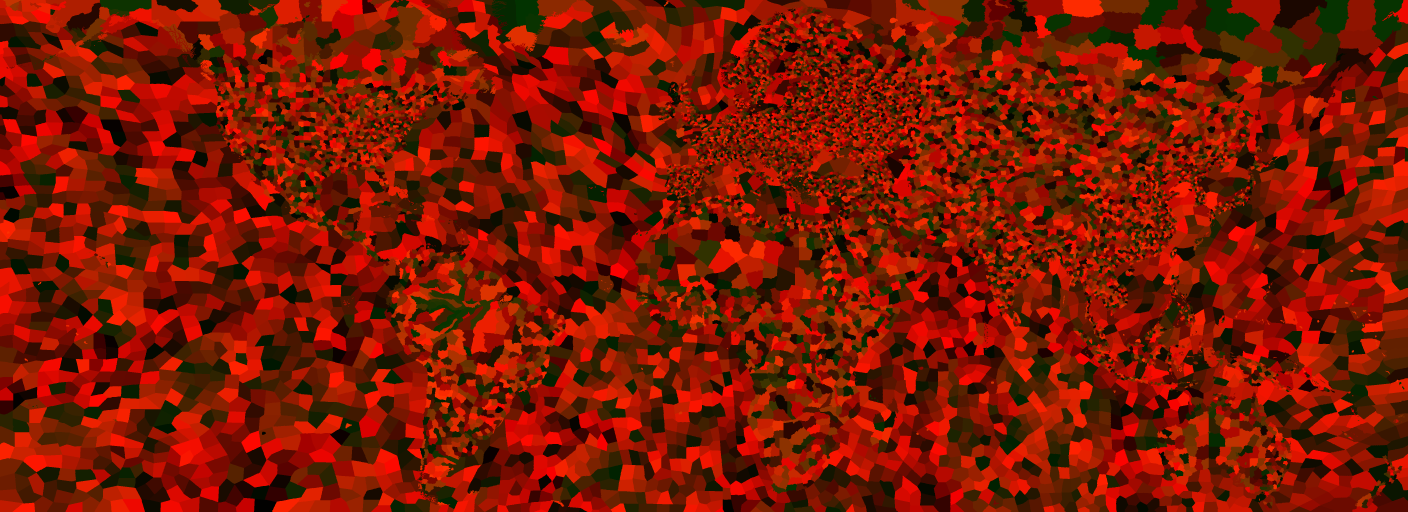
#> input picture province_id.png, 5632 x 2048 px (shown at 1/4 size); its folder holds 3 pictures in this run
$ python import_capitals.py
#> lines starting #> are read from the running program, lines starting #| are printed output that depends on the picture
import os
import re
import json
from collections import defaultdict

HOI4_DIR = r"D:\Games\Hearts of Iron IV (2016)\Hearts of Iron IV"
SCENARIO_DATE = (1700, 1, 1)

def parse_date(date_str):
    try:
        parts = date_str.split('.')
        return (int(parts[0]), int(parts[1]), int(parts[2]))
    except:
        return (9999, 99, 99)

def read_script_file(filepath):
    # Simplistic parser for HOI4 script files
    try:
        with open(filepath, 'r', encoding='utf-8-sig') as f:
            content = f.read()
    except:
        try:
            with open(filepath, 'r', encoding='windows-1252') as f:
                content = f.read()
        except:
            return ""

    # Remove comments
    content = re.sub(r'#.*', '', content)
    return content

def get_capitals_from_countries():
    countries_dir = os.path.join(HOI4_DIR, "history", "countries")
    capitals = {} # tag -> state_id
    if not os.path.exists(countries_dir):
        print("HOI4 countries dir not found!")
        return capitals

    for filename in os.listdir(countries_dir):
        if not filename.endswith(".txt"): continue
        tag = filename[:3]
        content = read_script_file(os.path.join(countries_dir, filename))

        # Base capital
        match = re.search(r'\bcapital\s*=\s*(\d+)', content)
        capital = int(match.group(1)) if match else None

        # Check dated blocks
        date_blocks = re.finditer(r'(\d{4}\.\d{1,2}\.\d{1,2})\s*=\s*\{([^}]+)\}', content)
        for db in date_blocks:
            d_str = db.group(1)
            d_val = parse_date(d_str)
            if d_val <= SCENARIO_DATE:
                inner = db.group(2)
                cmatch = re.search(r'\bcapital\s*=\s*(\d+)', inner)
                if cmatch:
                    capital = int(cmatch.group(1))

        if capital is not None:
            capitals[tag] = capital

    return capitals

def get_vp_from_states():
    states_dir = os.path.join(HOI4_DIR, "history", "states")
    vp_map = {} # state_id -> prov_id (largest vp)

    if not os.path.exists(states_dir):
        print("HOI4 states dir not found!")
        return vp_map

    for filename in os.listdir(states_dir):
        if not filename.endswith(".txt"): continue
        content = read_script_file(os.path.join(states_dir, filename))

        state_match = re.search(r'\bid\s*=\s*(\d+)', content)
        if not state_match: continue
        state_id = int(state_match.group(1))

        vps = []
        vp_blocks = re.finditer(r'\bvictory_points\s*=\s*\{\s*(\d+)\s+(\d+)', content)
        for vp in vp_blocks:
            prov = int(vp.group(1))
            score = int(vp.group(2))
            vps.append((score, prov))

        if vps:
            vps.sort(reverse=True)
            vp_map[state_id] = vps[0][1] # Highest VP

    return vp_map

def load_loc():
    loc = {}
    loc_dirs = [
        os.path.join(HOI4_DIR, "localisation", "english"),
        os.path.join(HOI4_DIR, "localisation", "russian") # Russian overwrites english if exists
    ]
    for ldir in loc_dirs:
        if not os.path.exists(ldir): continue
        for fname in os.listdir(ldir):
            if "victory_points" in fname.lower() and fname.endswith(".yml"):
                try:
                    with open(os.path.join(ldir, fname), 'r', encoding='utf-8-sig') as f:
                        for line in f:
                            match = re.match(r'^\s*VICTORY_POINTS_(\d+):\d*\s*\"(.*?)\"', line)
                            if match:
                                loc[int(match.group(1))] = match.group(2)
                except Exception as e:
                    pass
    return loc

def get_positions():
    # Attempt to read unitstacks.txt for city position
    pos_file = os.path.join(HOI4_DIR, "map", "unitstacks.txt")
    positions = {}
    if os.path.exists(pos_file):
        content = read_script_file(pos_file)
        # Format: province_id = { type = { x y } ... }
        # Let's extract the first xy for each province as a fallback
        blocks = re.finditer(r'(\d+)\s*=\s*\{([^}]+)\}', content)
        for b in blocks:
            prov = int(b.group(1))
            inner = b.group(2)
            # Match first pair of floats
            pmatch = re.search(r'\{\s*([\d\.]+)\s+([\d\.]+)\s+[^\}]+\}', inner)
            if pmatch:
                positions[prov] = (float(pmatch.group(1)), float(pmatch.group(2)))
    return positions

def main():
    print("Extracting capitals from history/countries...")
    capitals = get_capitals_from_countries()

    print("Extracting VPs from history/states...")
    vps = get_vp_from_states()

    print("Loading localisation...")
    loc = load_loc()

    print("Loading unitstacks.txt...")
    positions = get_positions()

    active_tags = set()
    try:
        with open("states.json", "r") as f:
#> (reads states.json from the repository)
            states_data = json.load(f)
            for sid, info in states_data.items():
                owner = info.get("owner")
                if owner:
                    active_tags.add(owner)
    except:
        pass

    # We also need prov_map to calculate fallback positions if unitstacks is empty or missing
    # Godot map coords: 5632x2048. HOI4 uses same?
    from PIL import Image
    import numpy as np
    print("Loading province_id.png for fallback centroids...")
    prov_img = Image.open("province_id.png").convert("RGB")
    prov_arr = np.array(prov_img)
    prov_map = prov_arr[:,:,0].astype(np.int32) + (prov_arr[:,:,1].astype(np.int32) << 8) + (prov_arr[:,:,2].astype(np.int32) << 16)
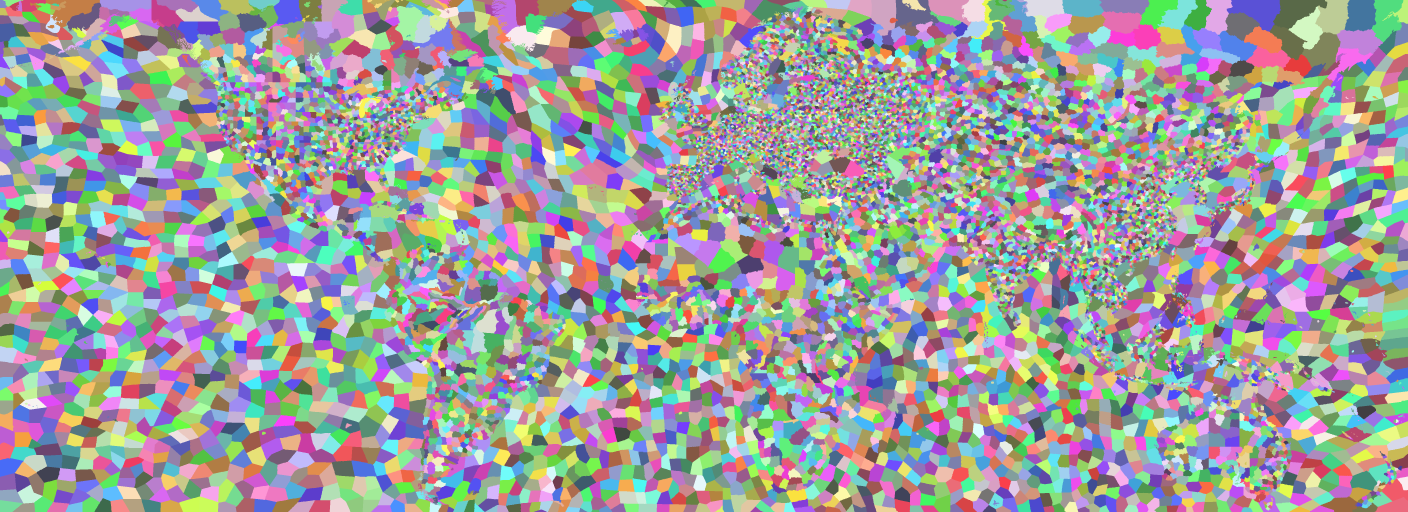
#> prov_map: shape (2048, 5632) int32 (shown at 1/4 size); 13413 distinct labels, from 1 to 13413; one colour per label, 0 black

    prov_centroids = {}
    # Optimization: only compute centroids for capital provinces
    capital_provs = set()
    for tag, sid in capitals.items():
        if sid in vps:
            capital_provs.add(vps[sid])

    print(f"Calculating centroids for {len(capital_provs)} capital provinces...")
    # Find all coordinates for the needed provinces
    y_coords, x_coords = np.nonzero(np.isin(prov_map, list(capital_provs)))
#> y_coords = empty array; x_coords = empty array
    prov_pixels = defaultdict(list)
    for y, x in zip(y_coords, x_coords):
        p = prov_map[y, x]
        prov_pixels[p].append((x, y))
#> this loop made 0 passes

    for p, pixels in prov_pixels.items():
        avg_x = sum(x for x, y in pixels) / len(pixels)
        avg_y = sum(y for x, y in pixels) / len(pixels)
        prov_centroids[p] = (avg_x, avg_y)

    results = {}
    # We only care about countries present in data.json (which we can check, or just export all valid ones)
    for tag, state_id in capitals.items():
        if active_tags and tag not in active_tags:
            continue
        if state_id in vps:
            prov_id = vps[state_id]
            name = loc.get(prov_id, f"City {prov_id}")

            # Position: Try unitstacks, else centroid
            if prov_id in positions:
                # HOI4 coords: y is inverted! Godot map height = 2048
                x, y = positions[prov_id]
                y = 2048 - y
            elif prov_id in prov_centroids:
                x, y = prov_centroids[prov_id]
            else:
                continue

            results[tag] = {
                "state_id": state_id,
                "prov_id": prov_id,
                "name": name,
                "x": round(x, 2),
                "y": round(y, 2)
            }

    with open("capitals.json", "w", encoding='utf-8') as f:
        json.dump(results, f, ensure_ascii=False, indent=4)

    print(f"Exported {len(results)} capitals.")

if __name__ == "__main__":
    main()
